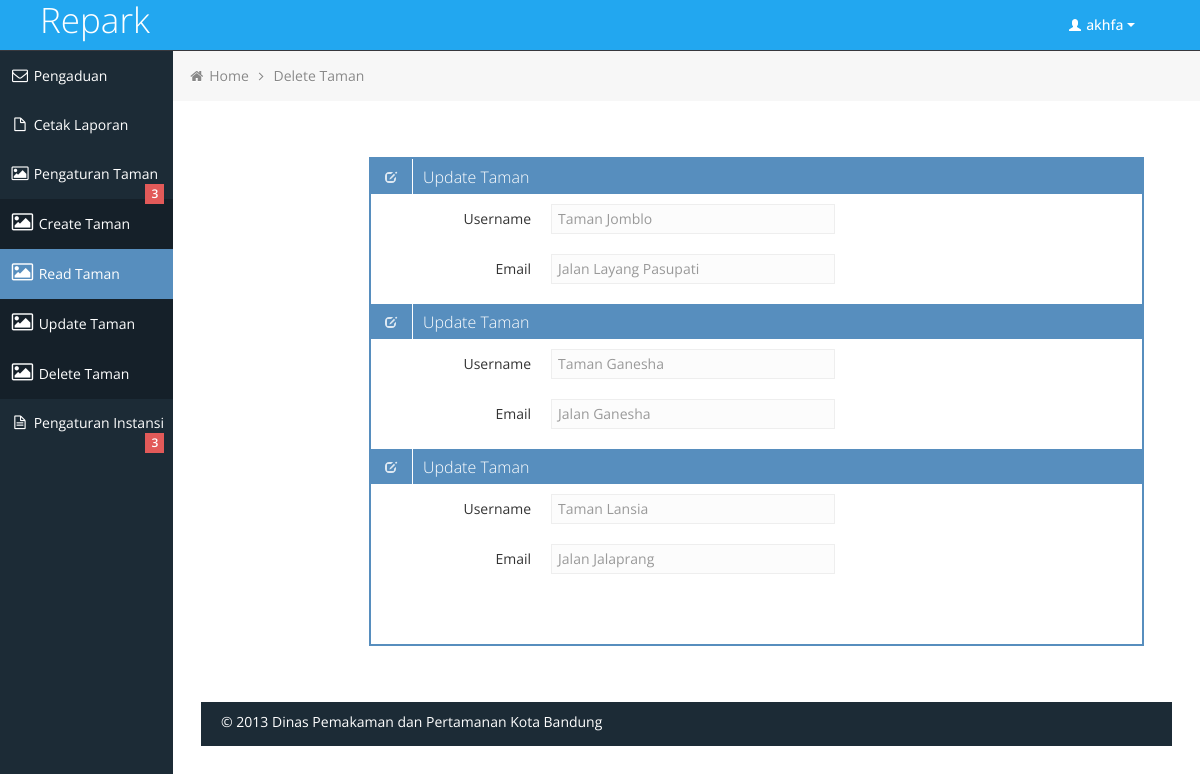
Page /Admin/readtaman.php (signed in) on the committed database.
### tables this page shows
CREATE TABLE IF NOT EXISTS `Taman` (
  `Id` int(11) NOT NULL AUTO_INCREMENT,
  `NamaTaman` varchar(100) NOT NULL,
  `Alamat` varchar(500) NOT NULL,
  PRIMARY KEY (`Id`)
);

### database/config.php (called while the page is built, shortened)
<?php
	function getResultFromQuery($connection, $input_query)
	{
		$result = $connection->query($input_query);
		if($result->num_rows > 0)
		{
			return $result;
		}
	}
?>

### Admin/readtaman.php (the view, shortened to what this page needs)
<?php require "header.php"; ?>
		<div class="container-fluid-full">
		<div class="row-fluid">
<?php require "sidebar.php"; ?>
			<div id="content" class="span10">
			<ul class="breadcrumb">
				<li>
					<i class="icon-home"></i>
					<a href="index.php">Home</a>
					<i class="icon-angle-right"></i>
				</li>
				<li><a href="#">Delete Taman</a></li>
			</ul>
			<div id="content" class="span10">
			<div class="row-fluid sortable">
				<div class="box span12">
						  <?php
								require '../database/config.php';
								$koneksi 	= getConnection();
								$query 		= "SELECT * FROM Taman";
								$result 	= getResultFromQuery($koneksi, $query);
								if($result->num_rows > 0)
								{
									while($row = $result->fetch_assoc()) {
									echo "<div class=\"box-header\" data-original-title>
											<h2><i class=\"halflings-icon white edit\"></i><span class=\"break\"></span>Update Taman</h2>
											</div>
											<div class=\"box-content\">
											<form class=\"form-horizontal\" action=\"../laporan/index.php\" target=\"_blank\"method=\"GET\">
											<fieldset>
											<div class=\"control-group\">
											  <label class=\"control-label\" for=\"date01\">Username</label>
											  <div class=\"controls\">
												<span class=\"input-xlarge uneditable-input\" type=\"text\" id=\"date01\" name=\"username\">".$row["NamaTaman"]."</span>
											  </div>
											</div>
											<div class=\"control-group\">
											  <label class=\"control-label\" for=\"date01\">Email</label>
											  <div class=\"controls\">
												<span class=\"input-xlarge uneditable-input\" type=\"text\" id=\"date01\" name=\"username\">".$row["Alamat"]."</span>
											  </div>
											</div>";
									}
								}
							 ?>
				</div>
			</div>
	</div>
	</div>
		</div>
		</div>
<?php require "footer.php"; ?>

### Admin/css/style.css (style rules this page uses)
body { background: #F5F5F5; color: #333; border: none; font-family: 'Open Sans', sans-serif; font-weight: 400; }
a { color: #646464; }
h2 { font-size: 16px; line-height: 16px; }
#content { background: #ffffff; filter: none; min-height: 100%; padding: 20px 20px; position: relative; }
.breadcrumb { margin: -28px -28px 28px -28px; line-height: 34px; background: #F7F7F7; border: 0px; color: #888; -webkit-box-shadow: none; -moz-box-shadow: none; box-shadow: none; -webkit-border-radius: 0px; -moz-border-radius: 0px; border-radius: 0px; }
.breadcrumb a { color: #888; text-shadow: 0px 1px 1px #fff; }
.box { border: 2px solid #578EBE; background: #fff !important; margin-bottom: 28px; }
.box-header { height: 16px; font-size: 16px; line-height: 16px; padding: 10px; background: #578EBE; -webkit-box-shadow: none; -moz-box-shadow: none; box-shadow: none; overflow: hidden; }
.box-header h2 { float:left; margin-top: 0px; font-weight: 300; }
.box-header .box-icon, .box-header h2 { color:#fff; }
.box-header h2 i { margin: 0px 3px 0px 4px; opacity: .8; filter: alpha(opacity=80); -ms-filter:"progid:DXImageTransform.Microsoft.Alpha(Opacity=80)"; }
.box-content { position: relative; z-index: 50; margin-top: -1px; padding: 10px 0px; background: #fff !important; }

### Admin/css/style-responsive.css (style rules this page uses)
@media (min-width: 1200px) { .container-fluid-full { overflow: hidden; position: relative; height: 100%; } }
@media (min-width: 1200px) { #content { width: 85.578%; padding: 28px; margin: 0px 0px; margin-left: 14.422% !important; } }

### Admin/css/halflings.css (style rules this page uses)
html, html .halflings { -webkit-font-smoothing: antialiased !important; }
.halflings-icon { display: inline-block; width: 14px; height: 14px; line-height: 14px; vertical-align: text-top; background-image: url(../img/glyphicons_halflings.svg); background-position: 0 0; background-repeat: no-repeat; vertical-align: top; *display: inline; *zoom: 1; *margin-right: .3em; }
.halflings-icon.white { background-image: url(../img/glyphicons_halflings-white.svg); }
.halflings-icon.edit { background-position: -96px -72px; }

### rows in the picture
taman: NamaTaman "Taman Jomblo", Alamat "Jalan Layang Pasupati"
taman: NamaTaman "Taman Ganesha", Alamat "Jalan Ganesha"
taman: NamaTaman "Taman Lansia", Alamat "Jalan Jalaprang"

### other values in the picture
$username "akhfa"
